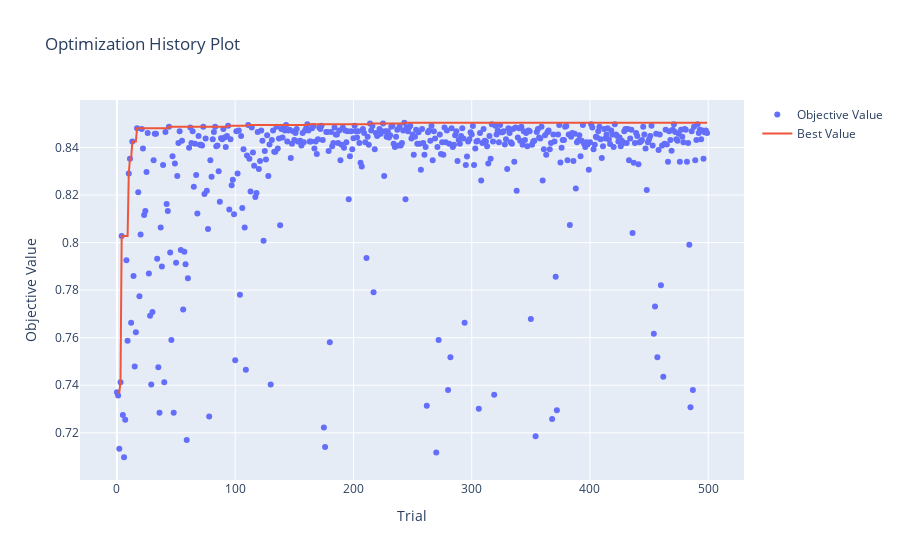

This figure's notebook cell:
### Markdown cell above
## Tune XGB parameters
Our goal isn't to get the best possible accuracy for each dataset, but we want to get "close enough" so that the results are meaningful.

We use Optuna to tune the max_depth, min_child_weight, and gamma parameters over 500 trials.

For each trial, we run a 5x3 stratified cross validation, and record the average accuracy. We will save the parameters which had the highest average accuracy and use those anytime we need to fit to the original, unmodified dataset (e.g., for training the base black box classifier).

### Code cell
import optuna
optuna.logging.set_verbosity(optuna.logging.WARNING)

from xgboost import XGBClassifier
from sklearn.model_selection import RepeatedStratifiedKFold, cross_val_score
from optuna.samplers import TPESampler

def fn(trial):
    max_depth = trial.suggest_int("max_depth", low=4, high=128)
    min_child_weight = trial.suggest_float("min_child_weight", low=0, high=4)
    gamma = trial.suggest_float("gamma", low=0, high=4)
    xgb = XGBClassifier(
        max_depth=max_depth,
        min_child_weight=min_child_weight,
        gamma=gamma,
        random_state=0,
    )
    cv = RepeatedStratifiedKFold(n_repeats=3, n_splits=5, random_state=0)
    return cross_val_score(xgb, X, y, cv=cv).mean()

sampler = TPESampler(seed=0)
study = optuna.create_study(direction="maximize", sampler=sampler)
study.optimize(fn, n_trials=500, n_jobs=1, show_progress_bar=True)

optuna.visualization.plot_optimization_history(study).show()

### Figure 1 — Plotly figure (JSON) as saved in the notebook; plotly's stock layout.template omitted (floating-point values rounded to 4 significant figures; data arrays with more than 128 entries replaced by an {"elided": "..."} marker saying what was removed)
{"data": [{"mode": "markers", "name": "Objective Value", "x": {"elided": "500 int values"}, "y": {"elided": "500 float values"}, "type": "scatter"}, {"mode": "lines", "name": "Best Value", "x": {"elided": "500 int values"}, "y": {"elided": "500 float values"}, "type": "scatter"}, {"marker": {"color": "#cccccc"}, "mode": "markers", "name": "Infeasible Trial", "showlegend": false, "x": [], "y": [], "type": "scatter"}], "layout": {"title": {"text": "Optimization History Plot"}, "xaxis": {"title": {"text": "Trial"}}, "yaxis": {"title": {"text": "Objective Value"}}}}
